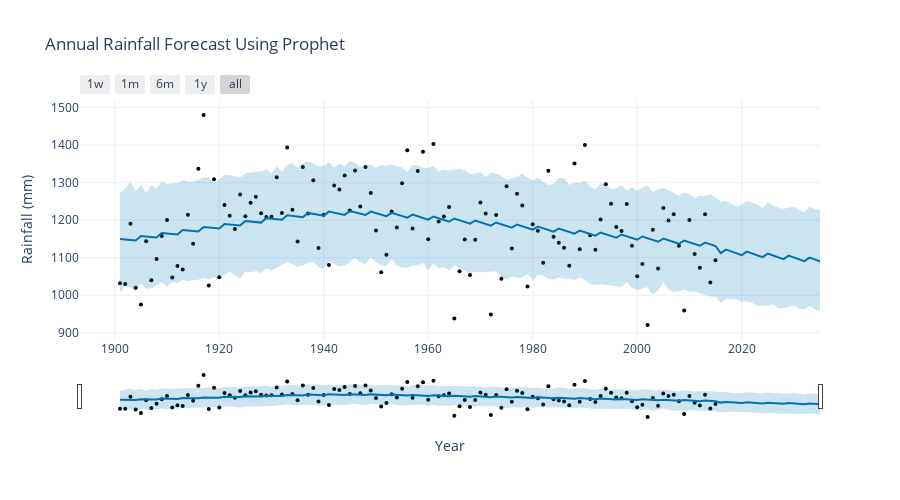

The notebook cell saved with this chart:
### Code cell
fig_forecast = plot_plotly(model, forecast)

fig_forecast.update_layout(
    title='Annual Rainfall Forecast Using Prophet',
    xaxis_title='Year',
    yaxis_title='Rainfall (mm)',
    template='plotly_white',
    height=500
)

fig_forecast.show()
